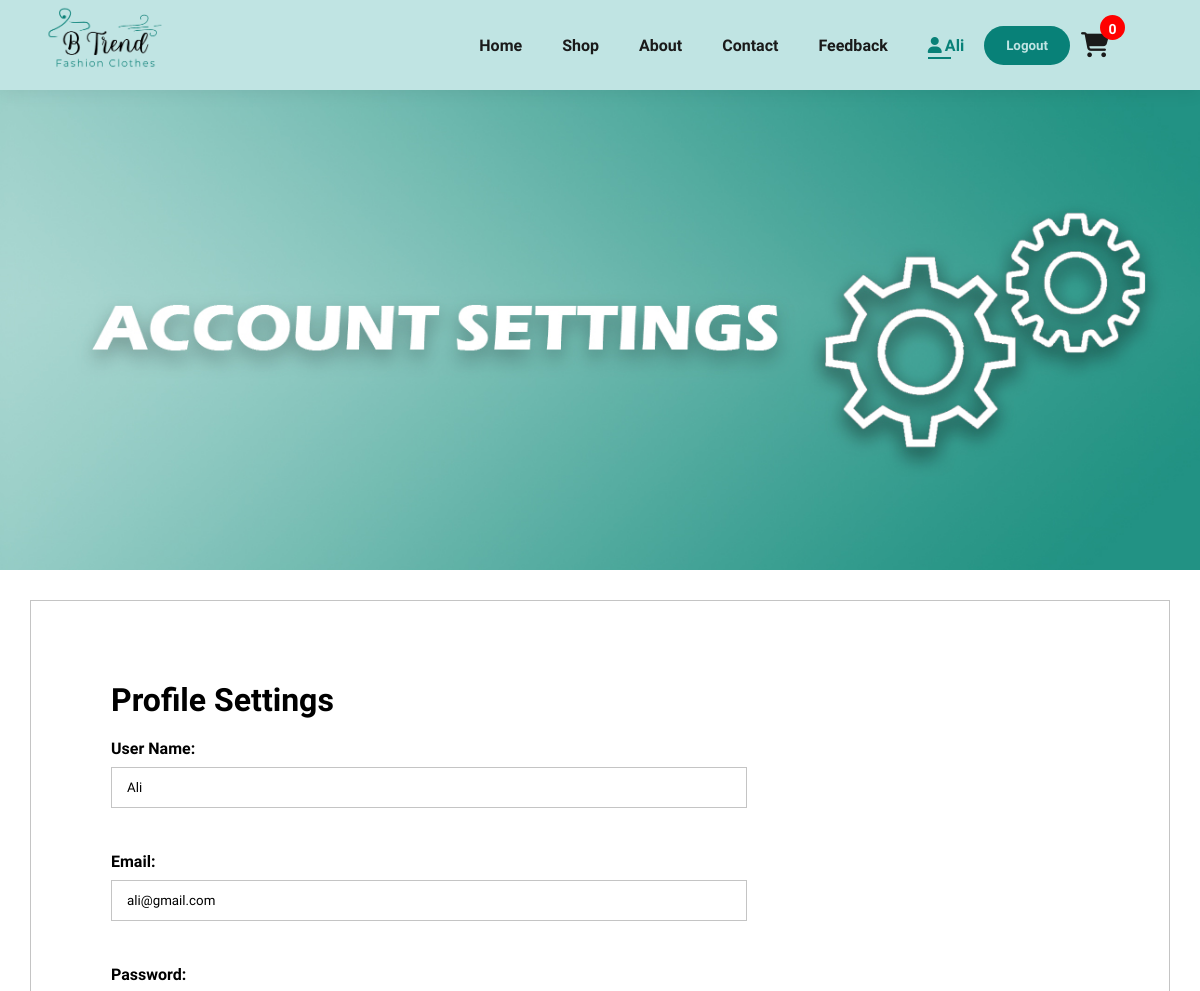
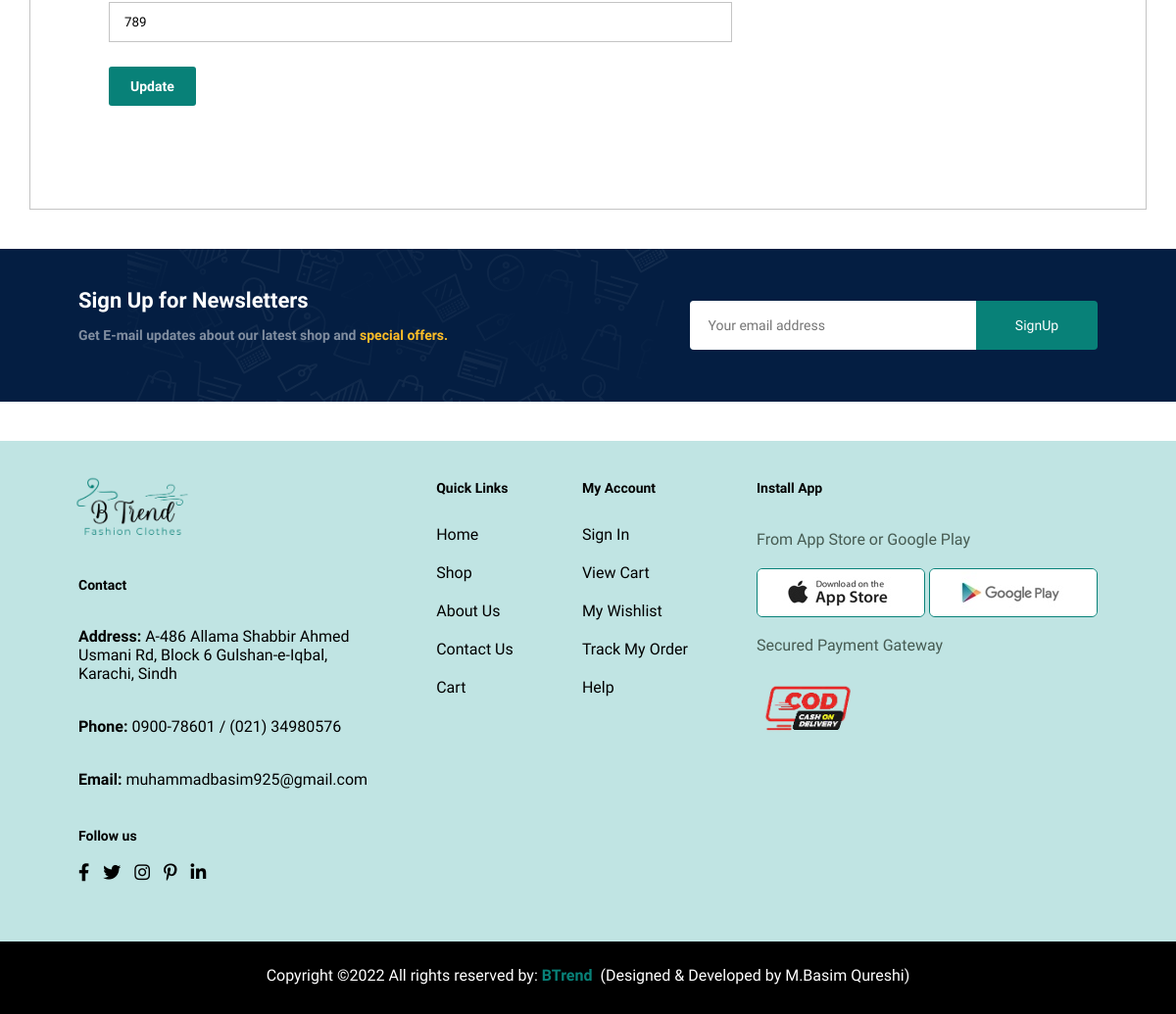
Page /settings.php?name=Ali (signed in) on the committed database (2 pictures, top to bottom).
### tables this page shows
CREATE TABLE `users` (
  `id` int(11) NOT NULL,
  `name` varchar(100) NOT NULL,
  `email` varchar(50) NOT NULL,
  `password` varchar(50) NOT NULL,
  `confirm` varchar(100) NOT NULL
);

### settings.php (the view, shortened to what this page needs)
<?php
    include 'includes/header.php';
    include 'includes/navbar.php';
?>
<div class="content">
<section id="page-header" class="settings-header">
</section>
    <section id="form-details">
        <h3 style="font-size:32px;">Profile Settings</h2>
        <div class="profile-settings">
            <?php
                include 'includes/connection.php';
                $gettingName = $_GET['name'];
                $userData = mysqli_query($conn, "SELECT * FROM `users` WHERE `name` = '$gettingName'");
                $data = mysqli_fetch_array($userData);
            ?>
            <form action="includes/setting_pro.php? name=$gettingName" method="POST">
                <label for="name" style="font-weight:700;">User Name:</label><br>
                <input type="text" name="name" id="name" value="<?php echo $data['name'] ?>"><br>
                <label for="email" style="font-weight:700;">Email:</label><br>
                <input type="email" name="email" id="email" value="<?php echo $data['email'] ?>"><br>
                <label for="password" style="font-weight:700;">Password:</label><br>
                <input type="text" name="password" id="password" autocomplete="off" value="<?php echo $data['password'] ?>">
                <input type="submit" value="Update" name="update" class="profile-btn">
            </form>
        </div>
    </section>
    <?php
    include 'includes/newsletter.php';
    include 'includes/footer.php';
    ?>

### style.css (style rules this page uses)
* { margin: 0; padding: 0; box-sizing: border-box; font-family: 'Spartan', sans-serif; }
html { scroll-behavior: smooth; }
.content { display: none; }
body { width: 100%; overflow-x: hidden; }
#page-header { width: 100%; height: 50vh; background-size: cover; display: flex; justify-content: center; text-align: center; flex-direction: column; padding: 14px; }
#form-details { display: flex; justify-content: space-between; margin: 30px; padding: 80px; border: 1px solid #c4c4c4; }
#form-details form { width: 65%; display: flex; flex-direction: column; align-items: flex-start; }
#form-details form input, #form-details form textarea { width: 100%; padding: 12px 15px; outline: none; margin-bottom: 20px; border: 1px solid #c4c4c4; }
#page-header.settings-header { background-image: url("img/banner/settings-banner.jpg"); height: 60vh; background-position: center left 55%; }
#form-details { display: flex; flex-direction: column; }
#form-details h3 { margin-bottom: 20px; }
#form-details .profile-settings label { margin-bottom: -10px; display: inline-block; }
#form-details .profile-settings input { margin-bottom: 25px; }
#form-details .profile-settings .profile-btn { display: block; width: auto; font-size: 14px; font-weight: 600; outline: none; border: 2px solid transparent; background-color: #088178; color: #fff; padding: 10px 20px; border-radius: 3px; transition: 0.3s ease; }

### rows in the picture
users: name "Ali", email "ali@gmail.com", password "789"

### other values in the picture
$_SESSION["profile"] "Ali"
$count "0"
